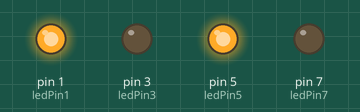
This sketch was run on a simulated Arduino Uno, built with avr-gcc and run on an emulated ATmega328P. On the bench: output pins drawn as LEDs (lit = HIGH).

Above: at 0.5 s.
At 3.5 s:
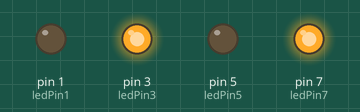
Timing chart, 0 to 4.6 s (numbered marks = the images above):
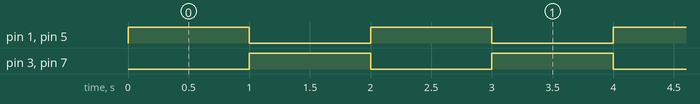

Measured:
- by itself, pin 1 (ledPin1), pin 3 (ledPin3), pin 5 (ledPin5), pin 7 (ledPin7): alternates HIGH for 1.0 s and LOW for 1.0 s
- by itself, everything shown: repeats every 2.0 s, in 3 steps

The sketch:

Practica1Nonesy_pares.ino
```cpp
int ledPin1=1;
int ledPin3=3;
int ledPin5=5;
int ledPin7=7;


void setup()
{
 pinMode(ledPin1,OUTPUT); // designa la salida al pin
 pinMode(ledPin3,OUTPUT);
 pinMode(ledPin5,OUTPUT);
 pinMode(ledPin7,OUTPUT);

}
void Apaga()
{
  digitalWrite(ledPin1,LOW); // desactiva el led
  digitalWrite(ledPin3,LOW);
  digitalWrite(ledPin5,LOW);
  digitalWrite(ledPin7,LOW);
}

void loop()
{
  digitalWrite(ledPin1,HIGH);//activa el led
  digitalWrite(ledPin5,HIGH);
  delay(1000); //espera de 1s
  Apaga();
  digitalWrite(ledPin3,HIGH);
  digitalWrite(ledPin7,HIGH);
  delay(1000);
  Apaga();

  // put your main code here, to run repeatedly:

}
```
